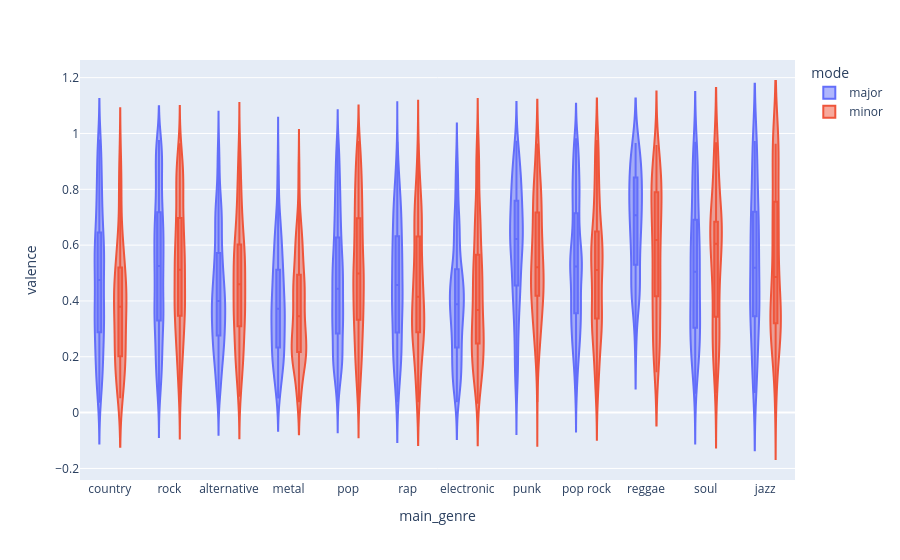

The notebook cell saved with this chart:
### Code cell
d = df_exploration.dropna(subset=['main_genre', 'valence', 'mode']).copy()
d['mode'] = d['mode'].map({1: 'major', 0: 'minor'})

fig = px.violin(d, x='main_genre', y='valence', color='mode',
                box=True, points=False,
                title='Valence by Genre and Mode')
fig.show()
fig.write_html("../visualizations/valence_by_genre_mode.html", include_plotlyjs="cdn")

### Figure 1 — Plotly figure (JSON) as saved in the notebook; plotly's stock layout.template omitted (floating-point values rounded to 4 significant figures; data arrays with more than 128 entries replaced by an {"elided": "..."} marker saying what was removed)
{"data": [{"alignmentgroup": "True", "box": {"visible": true}, "hovertemplate": "mode=major<br>main_genre=%{x}<br>valence=%{y}<extra></extra>", "legendgroup": "major", "marker": {"color": "#636efa"}, "name": "major", "offsetgroup": "major", "orientation": "v", "points": false, "scalegroup": "True", "showlegend": true, "type": "violin", "x": {"elided": "7704 str values"}, "x0": " ", "xaxis": "x", "y": {"elided": "7704 float values"}, "y0": " ", "yaxis": "y"}, {"alignmentgroup": "True", "box": {"visible": true}, "hovertemplate": "mode=minor<br>main_genre=%{x}<br>valence=%{y}<extra></extra>", "legendgroup": "minor", "marker": {"color": "#EF553B"}, "name": "minor", "offsetgroup": "minor", "orientation": "v", "points": false, "scalegroup": "True", "showlegend": true, "type": "violin", "x": {"elided": "3771 str values"}, "x0": " ", "xaxis": "x", "y": {"elided": "3771 float values"}, "y0": " ", "yaxis": "y"}], "layout": {"legend": {"title": {"text": "mode"}, "tracegroupgap": 0}, "margin": {"t": 60}, "violinmode": "group", "xaxis": {"anchor": "y", "domain": [0, 1], "title": {"text": "main_genre"}}, "yaxis": {"anchor": "x", "domain": [0, 1], "title": {"text": "valence"}}}}
